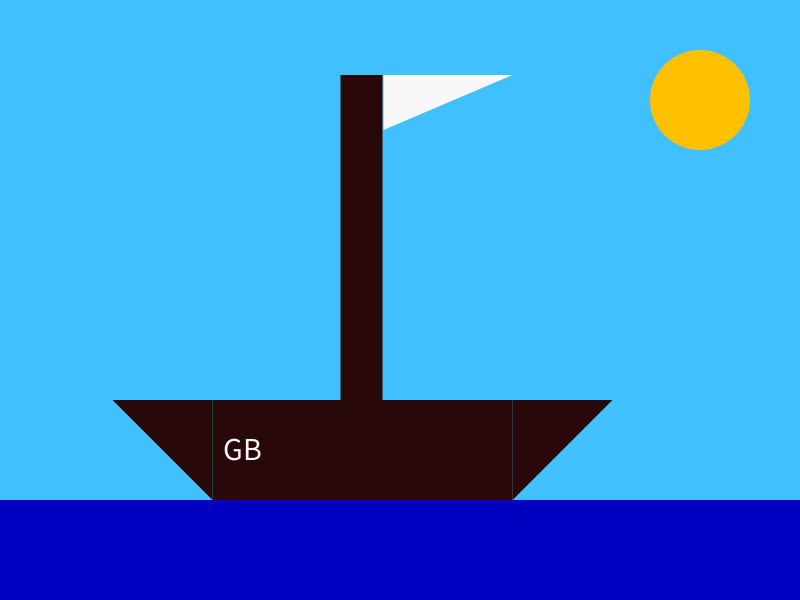
Frame 1 (no input)
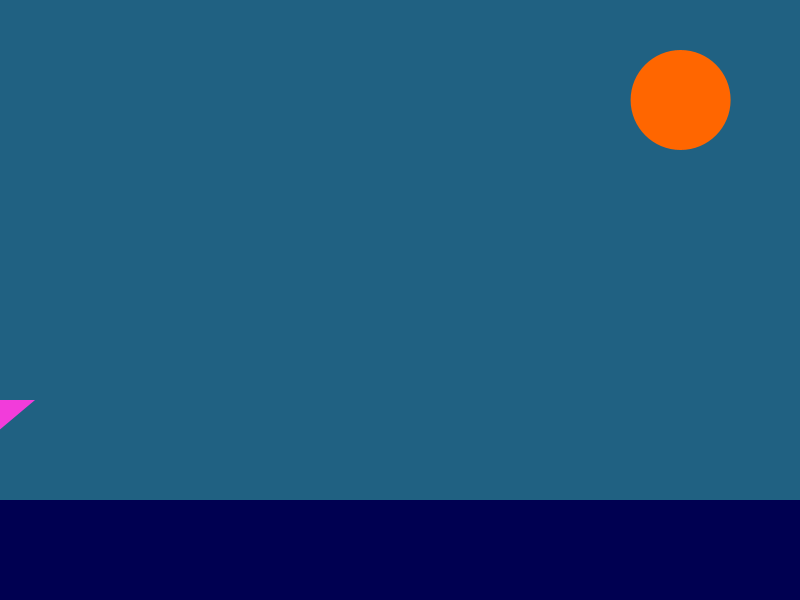
Frame 60 (the mouse pressed at the canvas centre just before this capture)
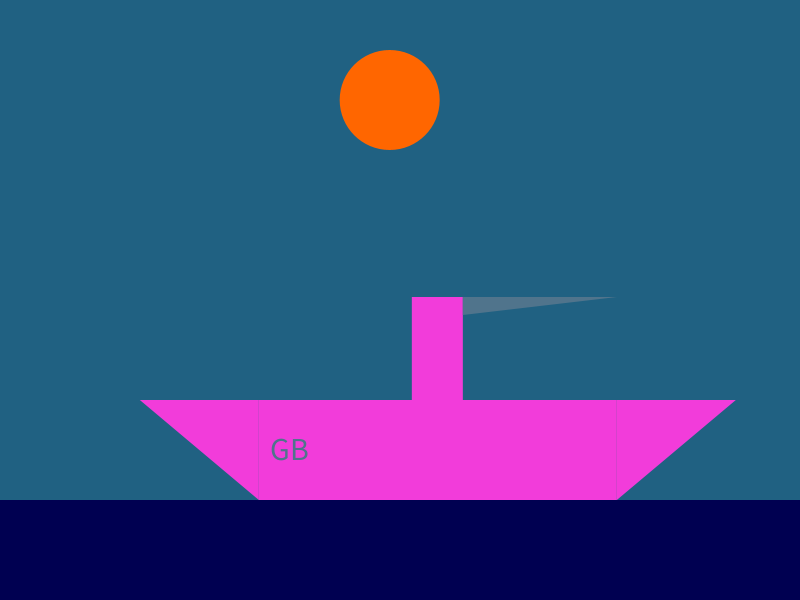
Frame 120 (the mouse held since frame 60 and released just before this capture)

The Processing sketch that drew these frames (run headless with seeded random() and noise(); from frame 60 on, the mouse is pressed at the canvas centre):

// Processing sketch: processing_147216
// ── processing_147216.pde

// @autor Jorge Luiz dos Santos Ramos Junior
// 1.0  (16/abr/2014) - versao basica sem animacao (http://pastebin.com/M0k13SVV)
// 1.1  (25/abr/2014) - inclusao de setup() draw() classe Barco e animacao (http://pastebin.com/LKRhw6Wm)
// 1.2  (05/mai/2014) - add randomizacao, classes Sol e Agua (http://www.openprocessing.org/sketch/145877)
// 1.23 (05/mai/2014) (esta versao!) - adicionada funcionalidade RAVE

/* inspiracao: Com quantos gigabytes
               Se faz uma jangada
               Um barco que veleje
               Um barco que veleje
               
   o codigo eh uma tentativa de visualizacao desse trecho */
   
// recurso usado: http://www.processing.org/tutorials/objects/
// versao basica: http://pastebin.com/M0k13SVV

// variaveis
Barco b;
Agua w;
Sol s;
color bg;

int omg = 0; // :o

void setup()
{
  // definicao da janela
  size(800,600);
  bg = color(64,192,255);
  
  // definicoes do barco
  float xb = 200; // posicao inicial no eixo x
  color c1b = color(40,8,8); // cor do barco
  color c2b = color(248,248,248); // cor da bandeira e do texto
  int lb = 300; // largura
  int ab = 325; // altura
  float vb = 12.5; // velocidade em pixels
  
  // definicoes do sol
  int ts = 100; // tamanho
  float xs = 700; // posicao inicial
  color cs = color(255,192,0); // cor
  float vs = 0; // velocidade
  
  // definicoes da agua
  color ca = color(0,0,192); // cor

  // cria objetos
  b = new Barco(xb, c1b, c2b, lb, ab, vb);
  s = new Sol(xs, ts, cs, vs);
  w = new Agua(ca);
}


void draw()
{
  noStroke();
  background(bg);

  b.move();
  b.display();
  
  s.move();
  s.display();
  
  w.display();
}


void chaos()
{
  w.randomize();
  s.randomize();
  if (omg == 0)
  {
    int r = 64 + (int)random(191);
    bg = color(r/4,r*3/4,r);
  }
  else
  {
    bg = color((int)random(255),(int)random(255),(int)random(255));
  }
}


void keyPressed()
{
  chaos();
  if (key == ENTER)
  {
    if (omg != 1) { omg = 1; } else { omg = 0; }
    bg = color((int)random(255),(int)random(255),(int)random(255));
  }
}


class Barco
{
  // ver declaracao em setup() para explicacao das variaveis
  float x; color c1; color c2; int l; int a; float v;

  Barco(float x, color c1, color c2, int l, int a, float v)
  { this.x = x; this.c1 = c1; this.c2 = c2; this.l = l; this.a = a; this.v = v; }

  // tamanhos em funcao de l, h escolhidos por algo de tentativa e erro :D
  void display()
  {
    // cor para o corpo e a haste
    fill(c1);
    
    // corpo
    rect(x, 400, l, 100);
    triangle(x-l/3, 400, x, 400, x, 500);
    triangle(x+l, 400, x+l, 500, x+l+l/3, 400);
    
    // haste
    rect(x+3*l/7, 400-a, l/7, a);
    
    // cor para a bandeira e o texto
    fill(c2);
    
    // bandeira
    triangle(x+4*l/7, 400-a, x+l, 400-a, x+4*l/7, 400-5*a/6);
    
    // texto
    textSize(32);
    text("GB", x+l/30, 460);
  }
  
  void move()
  {
    // v pixels por passo
    x = x + v;
    
    // verifica se wtf mode
    if (omg == 1) { v = 69; }
    
    // retorna para a esquerda ao alcancar a direita
    // l/3 eh a largura de um dos triangulos que compoem os lados
    // portanto, o barco deve retornar apenas quando o triangulo passar da direita
    // e retornar aparecendo com a ponta do triangulo da direita  
    if (x > width+l/3)
    {
      randomize(); // randomiza o barco a cada iteracao
      x = 0-l-l/3; // posicao inicial: l = largura do casco, l/3 largura do triangulo
    }
  }
  
  void randomize()
  {
      l = int(random(555));
      a = int(random(400));
      c1 = color((int)random(255),(int)random(255),(int)random(255));
      c2 = color((int)random(255),(int)random(255),(int)random(255));
      
      v = random(5)+10; // velocidade minima de 10
      
      chaos();
  }
}


class Agua
{
  color c; // cor da agua
  
  Agua(color c)
  {
    this.c = c;
  }

  void display()
  {
    fill(c);
    rect(0,500,width,100);
  }

  void randomize()
  {
    c = color(0, 0, 64+(int)random(191));
  }
}


class Sol
{
  float x; int t; color c; float v;
  float y = 100; float vy; // :o

  Sol(float x, int t, color c, float v)
  { this.x = x; this.t = t; this.c = c; this.v = v; }

  void display()
  {
    fill(c);
    ellipse(x,y,t,t);
  }
  
  void move()
  {
    x = x + v;
    y = y + vy;
    
    // mudar orientacao ao alcancar os lados
    // tambem atualizar a posicao para "in bounds", para nao haver o risco de o sol ficar travado na borda
    // se wtf mode, tambem adicionar vy
    if (x+t/2 > width) { x = width-t/2; v = v*-1; updatevy(); }
    if (x-t/2 < 0) { x = t/2; v = v*-1; updatevy(); }
    
    // coisas vy
    if (y+t/2 > height) { y = height-t/2; updatevy(); }
    if (y-t/2 < 0) { y = t/2; updatevy(); } 
  }
  
  void randomize()
  {
    if (omg == 0) // cores normais
    {
      c = color(255, 64+(int)random(191), 0);
      v = random(-5, 5);
    }
    if (omg == 1) // qualquer coisa
    {
      c = color((int)random(255),(int)random(255),(int)random(255));
      v = random (-69, +69); 
    }
  }
  
  void updatevy()
  {
     if (omg == 1) { vy = random(-10, 10); } else { vy = 0; }
  }
}
